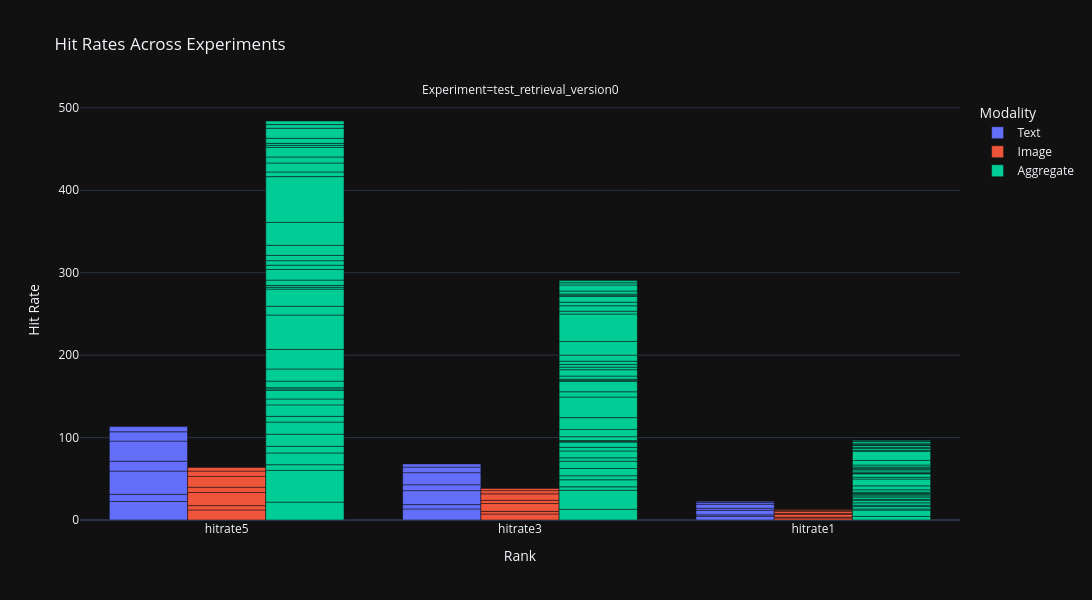
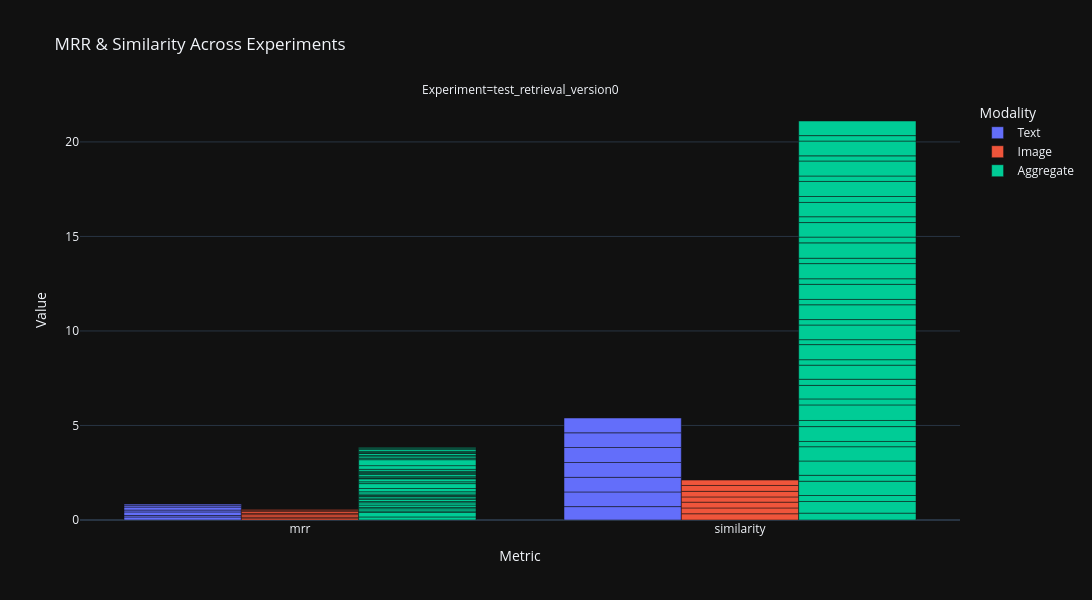
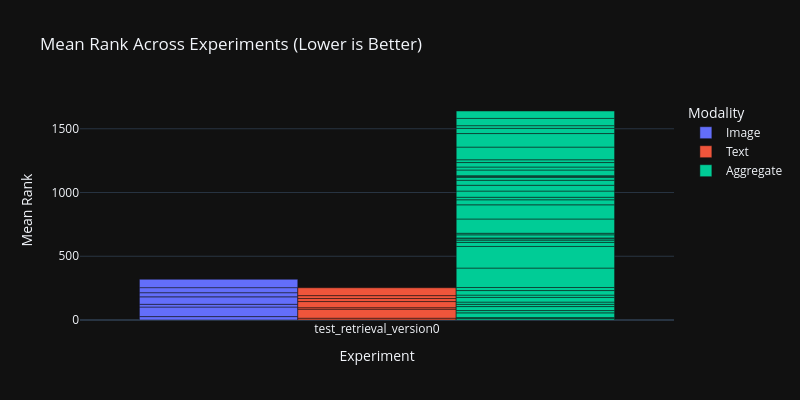

Here is the notebook cell these charts were saved with, in order:
### Code cell
import mlflow
import dagshub
import plotly.express as px
import pandas as pd
from mlflow.tracking import MlflowClient

# Initialize DagsHub and MLflow
client = MlflowClient()

# Fetch all experiments
experiments = client.search_experiments()
all_metrics_data = []

for experiment in experiments:
    runs = client.search_runs(experiment_ids=[experiment.experiment_id])
    for run in runs:
        for key, value in run.data.metrics.items():
            # Determine modality and clean metric name
            experiment_name = experiment.name
            if experiment_name == 'test_retrieval_version0':
                modality = 'Text' if 'text' in key else 'Image' if 'image' in key else 'Aggregate'
                metric = key.replace('text_', '').replace('image_', '').replace('avg_', '').replace('_', '')
                all_metrics_data.append({
                    'Experiment': experiment_name,
                    'Modality': modality,
                    'Metric': metric,
                    'Value': value
                })

# Convert to DataFrame
df = pd.DataFrame(all_metrics_data)

# Filter and prepare data for plotting
hit_rate_metrics = ['hitrate1', 'hitrate3', 'hitrate5']  # Adjusted for your k_values
mrr_sim_metrics = ['mrr', 'similarity']
rank_metrics = ['meanrank']

# Plot 1: Hit Rates Comparison Across Experiments
hit_df = df[df['Metric'].isin(hit_rate_metrics)]
fig1 = px.bar(hit_df, x='Metric', y='Value', color='Modality', facet_col='Experiment',
              title='Hit Rates Across Experiments',
              labels={'Value': 'Hit Rate', 'Metric': 'Rank'},
              barmode='group')
fig1.update_layout(height=600, width=1200)

# Plot 2: MRR and Similarity Comparison
mrr_sim_df = df[df['Metric'].isin(mrr_sim_metrics)]
fig2 = px.bar(mrr_sim_df, x='Metric', y='Value', color='Modality', facet_col='Experiment',
              title='MRR & Similarity Across Experiments',
              labels={'Value': 'Value', 'Metric': 'Metric'},
              barmode='group')
fig2.update_layout(height=600, width=1200)

# Plot 3: Mean Rank Comparison
rank_df = df[df['Metric'].isin(rank_metrics)]
fig3 = px.bar(rank_df, x='Experiment', y='Value', color='Modality',
              title='Mean Rank Across Experiments (Lower is Better)',
              labels={'Value': 'Mean Rank', 'Experiment': 'Experiment'},
              barmode='group')
fig3.update_layout(height=400, width=800)

# Display plots (in a Plotly-compatible environment)
fig1.show()
fig2.show()
fig3.show()

### Figure 1 — Plotly figure (JSON) as saved in the notebook; plotly's stock layout.template omitted (floating-point values rounded to 4 significant figures)
{"data": [{"alignmentgroup": "True", "hovertemplate": "Modality=Text<br>Experiment=test_retrieval_version0<br>Rank=%{x}<br>Hit Rate=%{y}<extra></extra>", "legendgroup": "Text", "marker": {"color": "#636efa", "pattern": {"shape": ""}}, "name": "Text", "offsetgroup": "Text", "orientation": "v", "showlegend": true, "textposition": "auto", "type": "bar", "x": ["hitrate5", "hitrate3", "hitrate1", "hitrate5", "hitrate1", "hitrate3", "hitrate3", "hitrate1", "hitrate5", "hitrate3", "hitrate5", "hitrate1", "hitrate1", "hitrate5", "hitrate3", "hitrate1", "hitrate5", "hitrate3", "hitrate5", "hitrate1", "hitrate3"], "xaxis": "x", "y": [22.48, 13.49, 4.497, 8.669, 1.734, 5.201, 16.91, 5.637, 28.19, 7.183, 11.97, 2.394, 4.887, 24.44, 14.66, 2.25, 11.25, 6.749, 6.304, 1.261, 3.783], "yaxis": "y"}, {"alignmentgroup": "True", "hovertemplate": "Modality=Image<br>Experiment=test_retrieval_version0<br>Rank=%{x}<br>Hit Rate=%{y}<extra></extra>", "legendgroup": "Image", "marker": {"color": "#EF553B", "pattern": {"shape": ""}}, "name": "Image", "offsetgroup": "Image", "orientation": "v", "showlegend": true, "textposition": "auto", "type": "bar", "x": ["hitrate3", "hitrate5", "hitrate1", "hitrate3", "hitrate1", "hitrate5", "hitrate5", "hitrate1", "hitrate3", "hitrate3", "hitrate1", "hitrate5", "hitrate5", "hitrate1", "hitrate3", "hitrate1", "hitrate3", "hitrate5", "hitrate5", "hitrate1", "hitrate3"], "xaxis": "x", "y": [7.331, 12.22, 2.444, 3.146, 1.049, 5.244, 15.87, 3.175, 9.524, 3.858, 1.286, 6.43, 13.13, 2.626, 7.879, 1.293, 3.878, 6.464, 4.374, 0.8749, 2.625], "yaxis": "y"}, {"alignmentgroup": "True", "hovertemplate": "Modality=Aggregate<br>Experiment=test_retrieval_version0<br>Rank=%{x}<br>Hit Rate=%{y}<extra></extra>", "legendgroup": "Aggregate", "marker": {"color": "#00cc96", "pattern": {"shape": ""}}, "name": "Aggregate", "offsetgroup": "Aggregate", "orientation": "v", "showlegend": true, "textposition": "auto", "type": "bar", "x": ["hitrate5", "hitrate3", "hitrate1", "hitrate5", "hitrate3", "hitrate1", "hitrate5", "hitrate3", "hitrate1", "hitrate1", "hitrate3", "hitrate5", "hitrate1", "hitrate3", "hitrate5", "hitrate3", "hitrate1", "hitrate5", "hitrate3", "hitrate5", "hitrate1", "hitrate1", "hitrate5", "hitrate3", "hitrate5", "hitrate3", "hitrate1", "hitrate1", "hitrate3", "hitrate5", "hitrate5", "hitrate1", "hitrate3", "hitrate5", "hitrate1", "hitrate3", "hitrate5", "hitrate3", "hitrate1", "hitrate1", "hitrate3", "hitrate5", "hitrate5", "hitrate3", "hitrate1", "hitrate1", "hitrate3", "hitrate5", "hitrate3", "hitrate1", "hitrate5", "hitrate5", "hitrate3", "hitrate1", "hitrate5", "hitrate3", "hitrate1", "hitrate3", "hitrate5", "hitrate1", "hitrate3", "hitrate1", "hitrate5", "hitrate1", "hitrate5", "hitrate3", "hitrate3", "hitrate1", "hitrate5", "hitrate1", "hitrate5", "hitrate3", "hitrate3", "hitrate1", "hitrate5", "hitrate1", "hitrate5", "hitrate3", "hitrate3", "hitrate1", "hitrate5", "hitrate5", "hitrate3", "hitrate1", "hitrate1", "hitrate3", "hitrate5", "hitrate1", "hitrate3", "hitrate5", "hitrate1", "hitrate5", "hitrate3", "hitrate3", "hitrate5", "hitrate1", "hitrate3", "hitrate1", "hitrate5", "hitrate3", "hitrate1", "hitrate5", "hitrate3", "hitrate5", "hitrate1", "hitrate3", "hitrate1", "hitrate5", "hitrate3", "hitrate5", "hitrate1", "hitrate1", "hitrate3", "hitrate5", "hitrate3", "hitrate5", "hitrate1"], "xaxis": "x", "y": [21.74, 13.04, 4.348, 38.46, 23.08, 7.692, 6.849, 4.11, 1.37, 2.857, 8.571, 14.29, 1.613, 4.839, 8.065, 8.824, 2.941, 14.71, 8.824, 14.71, 2.941, 1.389, 6.944, 4.167, 13.89, 8.333, 2.778, 1.429, 4.286, 7.143, 10.64, 2.128, 6.383, 1.645, 0.3289, 0.9868, 1.479, 0.8876, 0.2959, 1.587, 4.762, 7.937, 14.71, 8.824, 2.941, 4.762, 14.29, 23.81, 25.0, 8.333, 41.67, 10.64, 6.383, 2.128, 20.83, 12.5, 4.167, 1.345, 2.242, 0.4484, 1.357, 0.4525, 2.262, 1.282, 6.41, 3.846, 7.692, 2.564, 12.82, 1.042, 5.208, 3.125, 3.333, 1.111, 5.556, 1.282, 6.41, 3.846, 7.317, 2.439, 12.2, 27.78, 16.67, 5.556, 11.11, 33.33, 55.56, 1.136, 3.409, 5.682, 2.174, 10.87, 6.522, 4.348, 7.246, 1.449, 6.977, 2.326, 11.63, 1.515, 0.5051, 2.525, 1.422, 2.37, 0.4739, 3.704, 1.235, 6.173, 7.317, 12.2, 2.439, 0.885, 2.655, 4.425, 2.609, 4.348, 0.8696], "yaxis": "y"}], "layout": {"annotations": [{"font": {}, "showarrow": false, "text": "Experiment=test_retrieval_version0", "x": 0.5, "xanchor": "center", "xref": "paper", "y": 1, "yanchor": "bottom", "yref": "paper"}], "barmode": "group", "height": 600, "legend": {"title": {"text": "Modality"}, "tracegroupgap": 0}, "title": {"text": "Hit Rates Across Experiments"}, "width": 1200, "xaxis": {"anchor": "y", "domain": [0, 1], "title": {"text": "Rank"}}, "yaxis": {"anchor": "x", "domain": [0, 1], "title": {"text": "Hit Rate"}}}}

### Figure 2 — Plotly figure (JSON) as saved in the notebook; plotly's stock layout.template omitted (floating-point values rounded to 4 significant figures)
{"data": [{"alignmentgroup": "True", "hovertemplate": "Modality=Text<br>Experiment=test_retrieval_version0<br>Metric=%{x}<br>Value=%{y}<extra></extra>", "legendgroup": "Text", "marker": {"color": "#636efa", "pattern": {"shape": ""}}, "name": "Text", "offsetgroup": "Text", "orientation": "v", "showlegend": true, "textposition": "auto", "type": "bar", "x": ["mrr", "similarity", "mrr", "similarity", "mrr", "similarity", "mrr", "similarity", "mrr", "similarity", "mrr", "similarity", "similarity", "mrr"], "xaxis": "x", "y": [0.1614, 0.709, 0.07644, 0.7754, 0.1899, 0.7722, 0.09781, 0.785, 0.1586, 0.7944, 0.09859, 0.7768, 0.7824, 0.05979], "yaxis": "y"}, {"alignmentgroup": "True", "hovertemplate": "Modality=Image<br>Experiment=test_retrieval_version0<br>Metric=%{x}<br>Value=%{y}<extra></extra>", "legendgroup": "Image", "marker": {"color": "#EF553B", "pattern": {"shape": ""}}, "name": "Image", "offsetgroup": "Image", "orientation": "v", "showlegend": true, "textposition": "auto", "type": "bar", "x": ["mrr", "similarity", "mrr", "similarity", "similarity", "mrr", "mrr", "similarity", "mrr", "similarity", "mrr", "similarity", "mrr", "similarity"], "xaxis": "x", "y": [0.1017, 0.3312, 0.05242, 0.3064, 0.3058, 0.1243, 0.06154, 0.2777, 0.1037, 0.2951, 0.06367, 0.311, 0.04602, 0.2832], "yaxis": "y"}, {"alignmentgroup": "True", "hovertemplate": "Modality=Aggregate<br>Experiment=test_retrieval_version0<br>Metric=%{x}<br>Value=%{y}<extra></extra>", "legendgroup": "Aggregate", "marker": {"color": "#00cc96", "pattern": {"shape": ""}}, "name": "Aggregate", "offsetgroup": "Aggregate", "orientation": "v", "showlegend": true, "textposition": "auto", "type": "bar", "x": ["similarity", "mrr", "mrr", "similarity", "similarity", "mrr", "similarity", "mrr", "similarity", "mrr", "mrr", "similarity", "similarity", "mrr", "similarity", "mrr", "similarity", "mrr", "similarity", "mrr", "mrr", "similarity", "similarity", "mrr", "similarity", "mrr", "similarity", "mrr", "mrr", "similarity", "similarity", "mrr", "similarity", "mrr", "mrr", "similarity", "similarity", "mrr", "mrr", "similarity", "mrr", "similarity", "similarity", "mrr", "similarity", "mrr", "similarity", "mrr", "mrr", "similarity", "mrr", "similarity", "mrr", "similarity", "mrr", "similarity", "similarity", "mrr", "similarity", "mrr", "similarity", "mrr", "mrr", "similarity", "mrr", "similarity", "mrr", "similarity", "mrr", "similarity", "mrr", "similarity", "mrr", "similarity", "similarity", "mrr", "mrr", "similarity"], "xaxis": "x", "y": [0.3634, 0.1624, 0.2446, 0.6163, 0.3171, 0.06677, 0.7545, 0.1185, 0.3132, 0.07601, 0.1211, 0.7562, 0.7562, 0.1211, 0.2788, 0.06751, 0.7858, 0.116, 0.3233, 0.06904, 0.09442, 0.8233, 0.3172, 0.02071, 0.7172, 0.01894, 0.3224, 0.07505, 0.1211, 0.7457, 0.2892, 0.1736, 0.7987, 0.2586, 0.09442, 0.2609, 0.7751, 0.1573, 0.02685, 0.2882, 0.02705, 0.7825, 0.284, 0.06334, 0.7973, 0.1091, 0.2953, 0.05361, 0.05647, 0.8016, 0.06334, 0.2844, 0.1049, 0.8132, 0.1942, 0.3055, 0.7684, 0.3143, 0.3081, 0.0575, 0.7567, 0.09601, 0.06983, 0.3139, 0.1012, 0.7968, 0.02964, 0.2874, 0.02811, 0.7918, 0.06145, 0.275, 0.1049, 0.7818, 0.2872, 0.04698, 0.04632, 0.7735], "yaxis": "y"}], "layout": {"annotations": [{"font": {}, "showarrow": false, "text": "Experiment=test_retrieval_version0", "x": 0.5, "xanchor": "center", "xref": "paper", "y": 1, "yanchor": "bottom", "yref": "paper"}], "barmode": "group", "height": 600, "legend": {"title": {"text": "Modality"}, "tracegroupgap": 0}, "title": {"text": "MRR & Similarity Across Experiments"}, "width": 1200, "xaxis": {"anchor": "y", "domain": [0, 1], "title": {"text": "Metric"}}, "yaxis": {"anchor": "x", "domain": [0, 1], "title": {"text": "Value"}}}}

### Figure 3 — Plotly figure (JSON) as saved in the notebook; plotly's stock layout.template omitted (floating-point values rounded to 4 significant figures)
{"data": [{"alignmentgroup": "True", "hovertemplate": "Modality=Image<br>Experiment=%{x}<br>Mean Rank=%{y}<extra></extra>", "legendgroup": "Image", "marker": {"color": "#636efa", "pattern": {"shape": ""}}, "name": "Image", "offsetgroup": "Image", "orientation": "v", "showlegend": true, "textposition": "auto", "type": "bar", "x": ["test_retrieval_version0", "test_retrieval_version0", "test_retrieval_version0", "test_retrieval_version0", "test_retrieval_version0", "test_retrieval_version0", "test_retrieval_version0"], "xaxis": "x", "y": [26.83, 74.83, 21.5, 58.5, 32.5, 39.75, 65.83], "yaxis": "y"}, {"alignmentgroup": "True", "hovertemplate": "Modality=Text<br>Experiment=%{x}<br>Mean Rank=%{y}<extra></extra>", "legendgroup": "Text", "marker": {"color": "#EF553B", "pattern": {"shape": ""}}, "name": "Text", "offsetgroup": "Text", "orientation": "v", "showlegend": true, "textposition": "auto", "type": "bar", "x": ["test_retrieval_version0", "test_retrieval_version0", "test_retrieval_version0", "test_retrieval_version0", "test_retrieval_version0", "test_retrieval_version0", "test_retrieval_version0"], "xaxis": "x", "y": [14.17, 70.67, 12.0, 47.83, 23.83, 22.75, 61.67], "yaxis": "y"}, {"alignmentgroup": "True", "hovertemplate": "Modality=Aggregate<br>Experiment=%{x}<br>Mean Rank=%{y}<extra></extra>", "legendgroup": "Aggregate", "marker": {"color": "#00cc96", "pattern": {"shape": ""}}, "name": "Aggregate", "offsetgroup": "Aggregate", "orientation": "v", "showlegend": true, "textposition": "auto", "type": "bar", "x": ["test_retrieval_version0", "test_retrieval_version0", "test_retrieval_version0", "test_retrieval_version0", "test_retrieval_version0", "test_retrieval_version0", "test_retrieval_version0", "test_retrieval_version0", "test_retrieval_version0", "test_retrieval_version0", "test_retrieval_version0", "test_retrieval_version0", "test_retrieval_version0", "test_retrieval_version0", "test_retrieval_version0", "test_retrieval_version0", "test_retrieval_version0", "test_retrieval_version0", "test_retrieval_version0", "test_retrieval_version0", "test_retrieval_version0", "test_retrieval_version0", "test_retrieval_version0", "test_retrieval_version0", "test_retrieval_version0", "test_retrieval_version0", "test_retrieval_version0", "test_retrieval_version0", "test_retrieval_version0", "test_retrieval_version0", "test_retrieval_version0", "test_retrieval_version0", "test_retrieval_version0", "test_retrieval_version0", "test_retrieval_version0", "test_retrieval_version0", "test_retrieval_version0", "test_retrieval_version0", "test_retrieval_version0"], "xaxis": "x", "y": [12.0, 7.0, 37.0, 18.0, 31.5, 17.5, 17.5, 36.5, 18.5, 35.5, 24.0, 152.5, 169.5, 32.0, 17.5, 11.0, 6.5, 24.0, 12.5, 112.0, 111.0, 39.5, 20.0, 48.5, 45.5, 39.5, 21.0, 9.5, 5.0, 44.5, 23.5, 35.0, 22.0, 99.5, 106.0, 41.0, 21.0, 57.0, 58.0], "yaxis": "y"}], "layout": {"barmode": "group", "height": 400, "legend": {"title": {"text": "Modality"}, "tracegroupgap": 0}, "title": {"text": "Mean Rank Across Experiments (Lower is Better)"}, "width": 800, "xaxis": {"anchor": "y", "domain": [0, 1], "title": {"text": "Experiment"}}, "yaxis": {"anchor": "x", "domain": [0, 1], "title": {"text": "Mean Rank"}}}}
